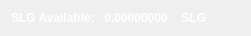
    <widget class="QWidget" name="layoutWidget">
     <property name="geometry">
      <rect>
       <x>6</x>
       <y>12</y>
       <width>251</width>
       <height>20</height>
      </rect>
     </property>
     <layout class="QHBoxLayout" name="horizontalLayout">
      <item>
       <widget class="QLabel" name="label232_2">
        <property name="palette">
         <palette>
          <active>
           <colorrole role="WindowText">
            <brush brushstyle="SolidPattern">
             <color alpha="255">
              <red>255</red>
              <green>255</green>
              <blue>255</blue>
             </color>
            </brush>
           </colorrole>
           <colorrole role="Button">
            <brush brushstyle="SolidPattern">
             <color alpha="255">
              <red>138</red>
              <green>138</green>
              <blue>138</blue>
             </color>
            </brush>
           </colorrole>
           <colorrole role="Text">
            <brush brushstyle="SolidPattern">
             <color alpha="255">
              <red>255</red>
              <green>255</green>
              <blue>255</blue>
             </color>
            </brush>
           </colorrole>
           <colorrole role="ButtonText">
            <brush brushstyle="SolidPattern">
             <color alpha="255">
              <red>255</red>
              <green>255</green>
              <blue>255</blue>
             </color>
            </brush>
           </colorrole>
           <colorrole role="Base">
            <brush brushstyle="SolidPattern">
             <color alpha="255">
              <red>138</red>
              <green>138</green>
              <blue>138</blue>
             </color>
            </brush>
           </colorrole>
           <colorrole role="Window">
            <brush brushstyle="SolidPattern">
             <color alpha="255">
              <red>138</red>
              <green>138</green>
              <blue>138</blue>
             </color>
            </brush>
           </colorrole>
           <colorrole role="AlternateBase">
            <brush brushstyle="SolidPattern">
             <color alpha="255">
              <red>138</red>
              <green>138</green>
              <blue>138</blue>
             </color>
            </brush>
           </colorrole>
          </active>
          <inactive>
           <colorrole role="WindowText">
            <brush brushstyle="SolidPattern">
             <color alpha="255">
              <red>255</red>
              <green>255</green>
              <blue>255</blue>
             </color>
            </brush>
           </colorrole>
           <colorrole role="Button">
            <brush brushstyle="SolidPattern">
             <color alpha="255">
              <red>138</red>
              <green>138</green>
              <blue>138</blue>
             </color>
            </brush>
           </colorrole>
           <colorrole role="Text">
            <brush brushstyle="SolidPattern">
             <color alpha="255">
              <red>255</red>
              <green>255</green>
              <blue>255</blue>
             </color>
            </brush>
           </colorrole>
           <colorrole role="ButtonText">
            <brush brushstyle="SolidPattern">
             <color alpha="255">
              <red>255</red>
              <green>255</green>
              <blue>255</blue>
             </color>
            </brush>
           </colorrole>
           <colorrole role="Base">
            <brush brushstyle="SolidPattern">
             <color alpha="255">
              <red>138</red>
              <green>138</green>
              <blue>138</blue>
             </color>
            </brush>
           </colorrole>
           <colorrole role="Window">
            <brush brushstyle="SolidPattern">
             <color alpha="255">
              <red>138</red>
              <green>138</green>
              <blue>138</blue>
             </color>
            </brush>
           </colorrole>
           <colorrole role="AlternateBase">
            <brush brushstyle="SolidPattern">
             <color alpha="255">
              <red>138</red>
              <green>138</green>
              <blue>138</blue>
             </color>
            </brush>
           </colorrole>
          </inactive>
          <disabled>
           <colorrole role="WindowText">
            <brush brushstyle="SolidPattern">
             <color alpha="255">
              <red>178</red>
              <green>178</green>
              <blue>178</blue>
             </color>
            </brush>
           </colorrole>
           <colorrole role="Button">
            <brush brushstyle="SolidPattern">
             <color alpha="255">
              <red>138</red>
              <green>138</green>
              <blue>138</blue>
             </color>
            </brush>
           </colorrole>
           <colorrole role="Text">
            <brush brushstyle="SolidPattern">
             <color alpha="255">
              <red>178</red>
              <green>178</green>
              <blue>178</blue>
             </color>
            </brush>
           </colorrole>
           <colorrole role="ButtonText">
            <brush brushstyle="SolidPattern">
             <color alpha="255">
              <red>178</red>
              <green>178</green>
              <blue>178</blue>
             </color>
            </brush>
           </colorrole>
           <colorrole role="Base">
            <brush brushstyle="SolidPattern">
             <color alpha="255">
              <red>138</red>
              <green>138</green>
              <blue>138</blue>
             </color>
            </brush>
           </colorrole>
           <colorrole role="Window">
            <brush brushstyle="SolidPattern">
             <color alpha="255">
              <red>138</red>
              <green>138</green>
              <blue>138</blue>
             </color>
            </brush>
           </colorrole>
           <colorrole role="AlternateBase">
            <brush brushstyle="SolidPattern">
             <color alpha="255">
              <red>138</red>
              <green>138</green>
              <blue>138</blue>
             </color>
            </brush>
           </colorrole>
          </disabled>
         </palette>
        </property>
        <property name="font">
         <font>
          <weight>75</weight>
          <bold>true</bold>
         </font>
        </property>
        <property name="text">
         <string>SLG Available:</string>
        </property>
       </widget>
      </item>
      <item>
       <widget class="QLabel" name="SLGAvailableLabel">
        <property name="palette">
         <palette>
          <active>
           <colorrole role="WindowText">
            <brush brushstyle="SolidPattern">
             <color alpha="255">
              <red>255</red>
              <green>255</green>
              <blue>255</blue>
             </color>
            </brush>
           </colorrole>
           <colorrole role="Button">
            <brush brushstyle="SolidPattern">
             <color alpha="255">
              <red>138</red>
              <green>138</green>
              <blue>138</blue>
             </color>
            </brush>
           </colorrole>
           <colorrole role="Light">
            <brush brushstyle="SolidPattern">
             <color alpha="255">
              <red>0</red>
              <green>255</green>
              <blue>0</blue>
             </color>
            </brush>
           </colorrole>
           <colorrole role="Midlight">
            <brush brushstyle="SolidPattern">
             <color alpha="255">
              <red>0</red>
              <green>212</green>
              <blue>0</blue>
             </color>
            </brush>
           </colorrole>
           <colorrole role="Dark">
            <brush brushstyle="SolidPattern">
             <color alpha="255">
              <red>0</red>
              <green>85</green>
              <blue>0</blue>
             </color>
            </brush>
           </colorrole>
           <colorrole role="Mid">
            <brush brushstyle="SolidPattern">
             <color alpha="255">
              <red>0</red>
              <green>113</green>
              <blue>0</blue>
             </color>
            </brush>
           </colorrole>
           <colorrole role="Text">
            <brush brushstyle="SolidPattern">
             <color alpha="255">
              <red>255</red>
              <green>255</green>
              <blue>255</blue>
             </color>
            </brush>
           </colorrole>
           <colorrole role="BrightText">
            <brush brushstyle="SolidPattern">
             <color alpha="255">
              <red>255</red>
              <green>255</green>
              <blue>255</blue>
             </color>
            </brush>
           </colorrole>
           <colorrole role="ButtonText">
            <brush brushstyle="SolidPattern">
             <color alpha="255">
              <red>255</red>
              <green>255</green>
              <blue>255</blue>
             </color>
            </brush>
           </colorrole>
           <colorrole role="Base">
            <brush brushstyle="SolidPattern">
             <color alpha="255">
              <red>138</red>
              <green>138</green>
              <blue>138</blue>
             </color>
            </brush>
           </colorrole>
           <colorrole role="Window">
            <brush brushstyle="SolidPattern">
             <color alpha="255">
              <red>138</red>
              <green>138</green>
              <blue>138</blue>
             </color>
            </brush>
           </colorrole>
           <colorrole role="Shadow">
            <brush brushstyle="SolidPattern">
             <color alpha="255">
              <red>0</red>
              <green>0</green>
              <blue>0</blue>
             </color>
            </brush>
           </colorrole>
           <colorrole role="AlternateBase">
            <brush brushstyle="SolidPattern">
             <color alpha="255">
              <red>138</red>
              <green>138</green>
              <blue>138</blue>
             </color>
            </brush>
           </colorrole>
           <colorrole role="ToolTipBase">
            <brush brushstyle="SolidPattern">
             <color alpha="255">
              <red>255</red>
              <green>255</green>
              <blue>220</blue>
             </color>
            </brush>
           </colorrole>
           <colorrole role="ToolTipText">
            <brush brushstyle="SolidPattern">
             <color alpha="255">
              <red>0</red>
              <green>0</green>
              <blue>0</blue>
             </color>
            </brush>
           </colorrole>
          </active>
          <inactive>
           <colorrole role="WindowText">
            <brush brushstyle="SolidPattern">
             <color alpha="255">
              <red>255</red>
              <green>255</green>
              <blue>255</blue>
             </color>
            </brush>
           </colorrole>
           <colorrole role="Button">
            <brush brushstyle="SolidPattern">
             <color alpha="255">
              <red>138</red>
              <green>138</green>
              <blue>138</blue>
             </color>
            </brush>
           </colorrole>
           <colorrole role="Light">
            <brush brushstyle="SolidPattern">
             <color alpha="255">
              <red>0</red>
              <green>255</green>
              <blue>0</blue>
             </color>
            </brush>
           </colorrole>
           <colorrole role="Midlight">
            <brush brushstyle="SolidPattern">
             <color alpha="255">
              <red>0</red>
              <green>212</green>
              <blue>0</blue>
             </color>
            </brush>
           </colorrole>
           <colorrole role="Dark">
            <brush brushstyle="SolidPattern">
             <color alpha="255">
              <red>0</red>
              <green>85</green>
              <blue>0</blue>
             </color>
            </brush>
           </colorrole>
           <colorrole role="Mid">
            <brush brushstyle="SolidPattern">
             <color alpha="255">
              <red>0</red>
              <green>113</green>
              <blue>0</blue>
             </color>
            </brush>
           </colorrole>
           <colorrole role="Text">
            <brush brushstyle="SolidPattern">
             <color alpha="255">
              <red>255</red>
              <green>255</green>
              <blue>255</blue>
             </color>
            </brush>
           </colorrole>
           <colorrole role="BrightText">
            <brush brushstyle="SolidPattern">
             <color alpha="255">
              <red>255</red>
              <green>255</green>
              <blue>255</blue>
             </color>
            </brush>
           </colorrole>
           <colorrole role="ButtonText">
            <brush brushstyle="SolidPattern">
             <color alpha="255">
              <red>255</red>
              <green>255</green>
              <blue>255</blue>
             </color>
            </brush>
           </colorrole>
           <colorrole role="Base">
            <brush brushstyle="SolidPattern">
             <color alpha="255">
              <red>138</red>
              <green>138</green>
              <blue>138</blue>
             </color>
            </brush>
           </colorrole>
           <colorrole role="Window">
            <brush brushstyle="SolidPattern">
             <color alpha="255">
              <red>138</red>
              <green>138</green>
              <blue>138</blue>
             </color>
            </brush>
           </colorrole>
           <colorrole role="Shadow">
            <brush brushstyle="SolidPattern">
             <color alpha="255">
              <red>0</red>
              <green>0</green>
              <blue>0</blue>
             </color>
            </brush>
           </colorrole>
           <colorrole role="AlternateBase">
            <brush brushstyle="SolidPattern">
             <color alpha="255">
              <red>138</red>
              <green>138</green>
              <blue>138</blue>
             </color>
            </brush>
           </colorrole>
           <colorrole role="ToolTipBase">
            <brush brushstyle="SolidPattern">
             <color alpha="255">
              <red>255</red>
              <green>255</green>
              <blue>220</blue>
             </color>
            </brush>
           </colorrole>
           <colorrole role="ToolTipText">
            <brush brushstyle="SolidPattern">
             <color alpha="255">
              <red>0</red>
              <green>0</green>
              <blue>0</blue>
             </color>
            </brush>
           </colorrole>
          </inactive>
          <disabled>
           <colorrole role="WindowText">
            <brush brushstyle="SolidPattern">
             <color alpha="255">
              <red>178</red>
              <green>178</green>
              <blue>178</blue>
             </color>
            </brush>
           </colorrole>
           <colorrole role="Button">
            <brush brushstyle="SolidPattern">
             <color alpha="255">
              <red>138</red>
              <green>138</green>
              <blue>138</blue>
             </color>
            </brush>
           </colorrole>
           <colorrole role="Light">
            <brush brushstyle="SolidPattern">
             <color alpha="255">
              <red>0</red>
              <green>255</green>
              <blue>0</blue>
             </color>
            </brush>
           </colorrole>
           <colorrole role="Midlight">
            <brush brushstyle="SolidPattern">
             <color alpha="255">
              <red>0</red>
              <green>212</green>
              <blue>0</blue>
             </color>
            </brush>
           </colorrole>
           <colorrole role="Dark">
            <brush brushstyle="SolidPattern">
             <color alpha="255">
              <red>0</red>
              <green>85</green>
              <blue>0</blue>
             </color>
            </brush>
           </colorrole>
           <colorrole role="Mid">
            <brush brushstyle="SolidPattern">
             <color alpha="255">
              <red>0</red>
              <green>113</green>
              <blue>0</blue>
             </color>
            </brush>
           </colorrole>
           <colorrole role="Text">
            <brush brushstyle="SolidPattern">
             <color alpha="255">
              <red>178</red>
              <green>178</green>
              <blue>178</blue>
             </color>
            </brush>
           </colorrole>
           <colorrole role="BrightText">
            <brush brushstyle="SolidPattern">
             <color alpha="255">
              <red>255</red>
              <green>255</green>
              <blue>255</blue>
             </color>
            </brush>
           </colorrole>
           <colorrole role="ButtonText">
            <brush brushstyle="SolidPattern">
             <color alpha="255">
              <red>178</red>
              <green>178</green>
              <blue>178</blue>
             </color>
            </brush>
           </colorrole>
           <colorrole role="Base">
            <brush brushstyle="SolidPattern">
             <color alpha="255">
              <red>138</red>
              <green>138</green>
              <blue>138</blue>
             </color>
            </brush>
           </colorrole>
           <colorrole role="Window">
            <brush brushstyle="SolidPattern">
             <color alpha="255">
              <red>138</red>
              <green>138</green>
              <blue>138</blue>
             </color>
            </brush>
           </colorrole>
           <colorrole role="Shadow">
            <brush brushstyle="SolidPattern">
             <color alpha="255">
              <red>0</red>
              <green>0</green>
              <blue>0</blue>
             </color>
            </brush>
           </colorrole>
           <colorrole role="AlternateBase">
            <brush brushstyle="SolidPattern">
             <color alpha="255">
              <red>138</red>
              <green>138</green>
              <blue>138</blue>
             </color>
            </brush>
           </colorrole>
           <colorrole role="ToolTipBase">
            <brush brushstyle="SolidPattern">
             <color alpha="255">
              <red>255</red>
              <green>255</green>
              <blue>220</blue>
             </color>
            </brush>
           </colorrole>
           <colorrole role="ToolTipText">
            <brush brushstyle="SolidPattern">
             <color alpha="255">
              <red>0</red>
              <green>0</green>
              <blue>0</blue>
             </color>
            </brush>
           </colorrole>
          </disabled>
         </palette>
        </property>
        <property name="font">
         <font>
          <weight>75</weight>
          <bold>true</bold>
         </font>
        </property>
        <property name="text">
         <string> 0.00000000 </string>
        </property>
        <property name="textInteractionFlags">
         <set>Qt::LinksAccessibleByMouse|Qt::TextSelectableByKeyboard|Qt::TextSelectableByMouse</set>
        </property>
       </widget>
      </item>
      <item>
       <widget class="QLabel" name="labelSLG">
        <property name="palette">
         <palette>
          <active>
           <colorrole role="WindowText">
            <brush brushstyle="SolidPattern">
             <color alpha="255">
              <red>255</red>
              <green>255</green>
              <blue>255</blue>
             </color>
            </brush>
           </colorrole>
           <colorrole role="Button">
            <brush brushstyle="SolidPattern">
             <color alpha="255">
              <red>138</red>
              <green>138</green>
              <blue>138</blue>
             </color>
            </brush>
           </colorrole>
           <colorrole role="Text">
            <brush brushstyle="SolidPattern">
             <color alpha="255">
              <red>255</red>
              <green>255</green>
              <blue>255</blue>
             </color>
            </brush>
           </colorrole>
           <colorrole role="ButtonText">
            <brush brushstyle="SolidPattern">
             <color alpha="255">
              <red>255</red>
              <green>255</green>
              <blue>255</blue>
             </color>
            </brush>
           </colorrole>
           <colorrole role="Base">
            <brush brushstyle="SolidPattern">
             <color alpha="255">
              <red>138</red>
              <green>138</green>
              <blue>138</blue>
             </color>
            </brush>
           </colorrole>
           <colorrole role="Window">
            <brush brushstyle="SolidPattern">
             <color alpha="255">
              <red>138</red>
              <green>138</green>
              <blue>138</blue>
             </color>
            </brush>
           </colorrole>
          </active>
          <inactive>
           <colorrole role="WindowText">
            <brush brushstyle="SolidPattern">
             <color alpha="255">
              <red>255</red>
              <green>255</green>
              <blue>255</blue>
             </color>
            </brush>
           </colorrole>
           <colorrole role="Button">
            <brush brushstyle="SolidPattern">
             <color alpha="255">
              <red>138</red>
              <green>138</green>
              <blue>138</blue>
             </color>
            </brush>
           </colorrole>
           <colorrole role="Text">
            <brush brushstyle="SolidPattern">
             <color alpha="255">
              <red>255</red>
              <green>255</green>
              <blue>255</blue>
             </color>
            </brush>
           </colorrole>
           <colorrole role="ButtonText">
            <brush brushstyle="SolidPattern">
             <color alpha="255">
              <red>255</red>
              <green>255</green>
              <blue>255</blue>
             </color>
            </brush>
           </colorrole>
           <colorrole role="Base">
            <brush brushstyle="SolidPattern">
             <color alpha="255">
              <red>138</red>
              <green>138</green>
              <blue>138</blue>
             </color>
            </brush>
           </colorrole>
           <colorrole role="Window">
            <brush brushstyle="SolidPattern">
             <color alpha="255">
              <red>138</red>
              <green>138</green>
              <blue>138</blue>
             </color>
            </brush>
           </colorrole>
          </inactive>
          <disabled>
           <colorrole role="WindowText">
            <brush brushstyle="SolidPattern">
             <color alpha="255">
              <red>178</red>
              <green>178</green>
              <blue>178</blue>
             </color>
            </brush>
           </colorrole>
           <colorrole role="Button">
            <brush brushstyle="SolidPattern">
             <color alpha="255">
              <red>138</red>
              <green>138</green>
              <blue>138</blue>
             </color>
            </brush>
           </colorrole>
           <colorrole role="Text">
            <brush brushstyle="SolidPattern">
             <color alpha="255">
              <red>178</red>
              <green>178</green>
              <blue>178</blue>
             </color>
            </brush>
           </colorrole>
           <colorrole role="ButtonText">
            <brush brushstyle="SolidPattern">
             <color alpha="255">
              <red>178</red>
              <green>178</green>
              <blue>178</blue>
             </color>
            </brush>
           </colorrole>
           <colorrole role="Base">
            <brush brushstyle="SolidPattern">
             <color alpha="255">
              <red>138</red>
              <green>138</green>
              <blue>138</blue>
             </color>
            </brush>
           </colorrole>
           <colorrole role="Window">
            <brush brushstyle="SolidPattern">
             <color alpha="255">
              <red>138</red>
              <green>138</green>
              <blue>138</blue>
             </color>
            </brush>
           </colorrole>
          </disabled>
         </palette>
        </property>
        <property name="font">
         <font>
          <weight>75</weight>
          <bold>true</bold>
         </font>
        </property>
        <property name="text">
         <string> SLG</string>
        </property>
       </widget>
      </item>
     </layout>
    </widget>
